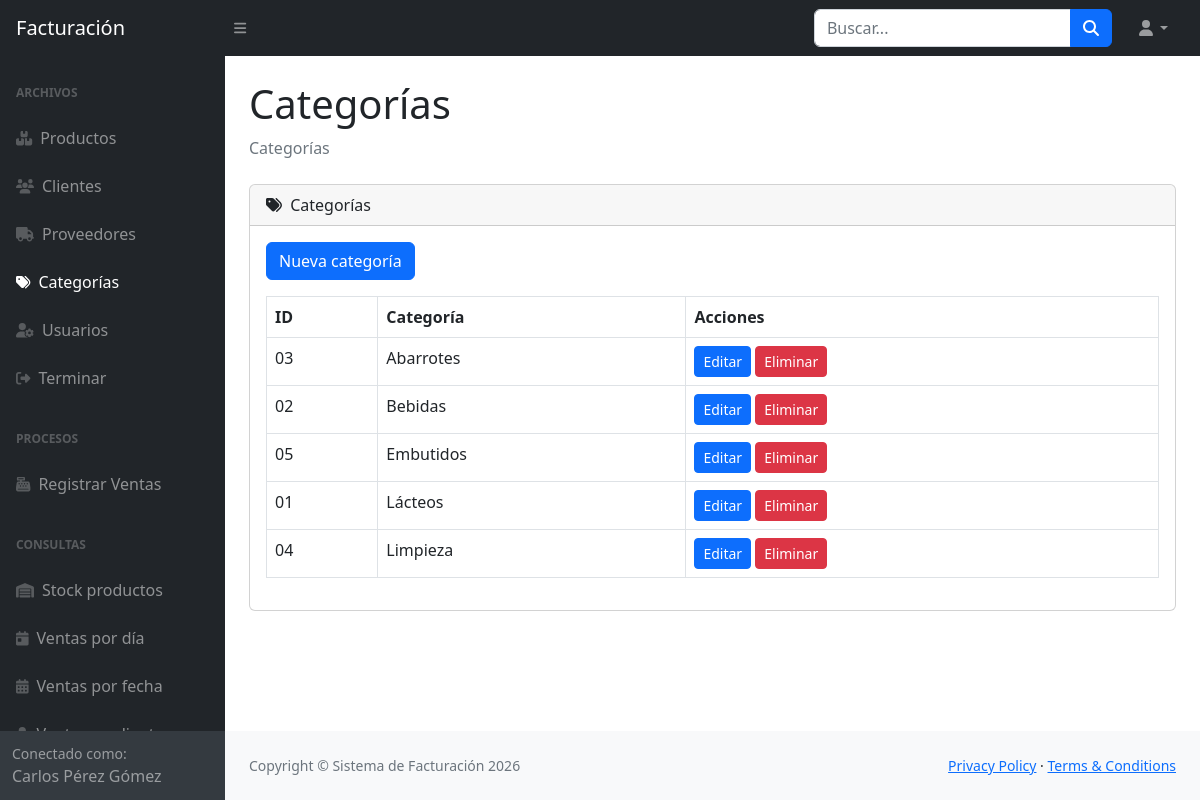
The page /vista/categorias.php (signed in) on the database its author committed.
### tables this page shows
CREATE TABLE `categorias` (
  `idcategoria` char(2) NOT NULL,
  `nomcategoria` varchar(128) DEFAULT NULL
);

### vista/common.php (called while the page is built, shortened)
<?php
function safe($text) {
    return htmlspecialchars($text, ENT_QUOTES, 'UTF-8');
}
function fetchRows($mysqli, $sql, $types = '', $params = []) {
    $stmt = $mysqli->prepare($sql);
    $stmt->execute();
    $result = $stmt->get_result();
    $rows = [];
    while ($row = $result->fetch_assoc()) {
        $rows[] = $row;
    }
    return $rows;
}

### vista/categorias.php (the view, shortened to what this page needs)
<?php
require_once 'common.php';
$categories = fetchRows($mysqli, 'SELECT * FROM categorias ORDER BY nomcategoria');
require 'header.php';
?>
                        <div class="card mb-4">
                            <div class="card-header">
                                <i class="fas fa-tags me-1"></i>
                                Categorías
                            </div>
                            <div class="card-body">
                                <div class="mb-3">
                                    <a class="btn btn-primary" href="categorias.php?new=1">Nueva categoría</a>
                                </div>
                                <?php if (isset($_GET['new']) || isset($editCategory)):
                                    $category = $editCategory ?? ['idcategoria' => '', 'nomcategoria' => ''];
                                ?>
                                    <form method="post" action="categorias_save.php">
                                        <input type="hidden" name="idcategoria" value="<?php echo safe($category['idcategoria']); ?>" />
                                        <div class="mb-3">
                                            <label class="form-label">Categoría</label>
                                            <input class="form-control" name="nomcategoria" value="<?php echo safe($category['nomcategoria']); ?>" />
                                        </div>
                                        <button class="btn btn-success" type="submit">Guardar categoría</button>
                                        <a class="btn btn-secondary" href="categorias.php">Cancelar</a>
                                    </form>
                                <?php else: ?>
                                <div class="table-responsive">
                                    <table class="table table-bordered" id="datatablesSimple">
                                        <thead>
                                            <tr>
                                                <th>ID</th>
                                                <th>Categoría</th>
                                                <th>Acciones</th>
                                            </tr>
                                        </thead>
                                        <tbody>
                                            <?php foreach ($categories as $category): ?>
                                                <tr>
                                                    <td><?php echo safe($category['idcategoria']); ?></td>
                                                    <td><?php echo safe($category['nomcategoria']); ?></td>
                                                    <td>
                                                        <a class="btn btn-sm btn-primary" href="categorias.php?edit=<?php echo urlencode($category['idcategoria']); ?>">Editar</a>
                                                        <a class="btn btn-sm btn-danger" href="categorias_delete.php?id=<?php echo urlencode($category['idcategoria']); ?>" onclick="return confirm('Eliminar categoría?');">Eliminar</a>
                                                    </td>
                                                </tr>
                                            <?php endforeach; ?>
                                        </tbody>
                                    </table>
                                </div>
                                <?php endif; ?>
                            </div>
                        </div>
<?php require 'footer.php'; ?>

### rows shown on the page
categorias: idcategoria "03", nomcategoria "Abarrotes"
categorias: idcategoria "02", nomcategoria "Bebidas"
categorias: idcategoria "05", nomcategoria "Embutidos"
categorias: idcategoria "01", nomcategoria "Lácteos"
categorias: idcategoria "04", nomcategoria "Limpieza"

### other values the page prints
safe($_SESSION['user']['fullname'] ?? $_SESSION['user']['username']) "Carlos Pérez Gómez"
safe($pageTitle) "Categorías"
